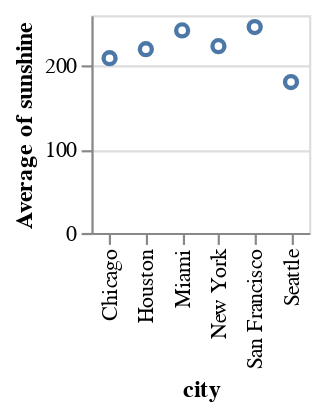

The notebook cell this image was saved under:
### Code cell
t = alt.Chart(movies).mark_point().encode(
    alt.Y('average(sunshine)'),
    alt.X('city'),
    #alt.Row('City')
)
t = t.configure_legend(
    strokeColor='gray',
    fillColor='#EEEEEE',
    padding=10,
    cornerRadius=10,
    orient='bottom'
).properties(width = 100, height = 100)
t

### Figure 1 — Vega-Lite specification as saved in the notebook (floating-point values rounded to 4 significant figures)
{"config": {"view": {"continuousWidth": 300, "continuousHeight": 300}, "legend": {"cornerRadius": 10, "fillColor": "#EEEEEE", "orient": "bottom", "padding": 10, "strokeColor": "gray"}}, "data": {"name": "data-21741ab144ba806e9f4f20e6086ed71a"}, "mark": {"type": "point"}, "encoding": {"x": {"field": "city", "type": "nominal"}, "y": {"aggregate": "average", "field": "sunshine", "type": "quantitative"}}, "height": 100, "width": 100, "$schema": "https://vega.github.io/schema/vega-lite/v5.17.0.json", "datasets": {"data-21741ab144ba806e9f4f20e6086ed71a": [{"city": "Chicago", "lon": -87.62, "lat": 41.88, "month": "Jan", "monthnum": 0, "sunshine": 135}, {"city": "Chicago", "lon": -87.62, "lat": 41.88, "month": "Feb", "monthnum": 1, "sunshine": 136}, {"city": "Chicago", "lon": -87.62, "lat": 41.88, "month": "Mar", "monthnum": 2, "sunshine": 187}, {"city": "Chicago", "lon": -87.62, "lat": 41.88, "month": "Apr", "monthnum": 3, "sunshine": 215}, {"city": "Chicago", "lon": -87.62, "lat": 41.88, "month": "May", "monthnum": 4, "sunshine": 281}, {"city": "Chicago", "lon": -87.62, "lat": 41.88, "month": "Jun", "monthnum": 5, "sunshine": 311}, {"city": "Chicago", "lon": -87.62, "lat": 41.88, "month": "Jul", "monthnum": 6, "sunshine": 318}, {"city": "Chicago", "lon": -87.62, "lat": 41.88, "month": "Aug", "monthnum": 7, "sunshine": 283}, {"city": "Chicago", "lon": -87.62, "lat": 41.88, "month": "Sep", "monthnum": 8, "sunshine": 226}, {"city": "Chicago", "lon": -87.62, "lat": 41.88, "month": "Oct", "monthnum": 9, "sunshine": 193}, {"city": "Chicago", "lon": -87.62, "lat": 41.88, "month": "Nov", "monthnum": 10, "sunshine": 113}, {"city": "Chicago", "lon": -87.62, "lat": 41.88, "month": "Dec", "monthnum": 11, "sunshine": 106}, {"city": "Houston", "lon": -95.36, "lat": 29.75, "month": "Jan", "monthnum": 0, "sunshine": 144}, {"city": "Houston", "lon": -95.36, "lat": 29.75, "month": "Feb", "monthnum": 1, "sunshine": 141}, {"city": "Houston", "lon": -95.36, "lat": 29.75, "month": "Mar", "monthnum": 2, "sunshine": 193}, {"city": "Houston", "lon": -95.36, "lat": 29.75, "month": "Apr", "monthnum": 3, "sunshine": 212}, {"city": "Houston", "lon": -95.36, "lat": 29.75, "month": "May", "monthnum": 4, "sunshine": 266}, {"city": "Houston", "lon": -95.36, "lat": 29.75, "month": "Jun", "monthnum": 5, "sunshine": 298}, {"city": "Houston", "lon": -95.36, "lat": 29.75, "month": "Jul", "monthnum": 6, "sunshine": 294}, {"city": "Houston", "lon": -95.36, "lat": 29.75, "month": "Aug", "monthnum": 7, "sunshine": 281}, {"city": "Houston", "lon": -95.36, "lat": 29.75, "month": "Sep", "monthnum": 8, "sunshine": 238}, {"city": "Houston", "lon": -95.36, "lat": 29.75, "month": "Oct", "monthnum": 9, "sunshine": 239}, {"city": "Houston", "lon": -95.36, "lat": 29.75, "month": "Nov", "monthnum": 10, "sunshine": 181}, {"city": "Houston", "lon": -95.36, "lat": 29.75, "month": "Dec", "monthnum": 11, "sunshine": 146}, {"city": "Miami", "lon": -80.19, "lat": 25.76, "month": "Jan", "monthnum": 0, "sunshine": 222}, {"city": "Miami", "lon": -80.19, "lat": 25.76, "month": "Feb", "monthnum": 1, "sunshine": 227}, {"city": "Miami", "lon": -80.19, "lat": 25.76, "month": "Mar", "monthnum": 2, "sunshine": 266}, {"city": "Miami", "lon": -80.19, "lat": 25.76, "month": "Apr", "monthnum": 3, "sunshine": 275}, {"city": "Miami", "lon": -80.19, "lat": 25.76, "month": "May", "monthnum": 4, "sunshine": 280}, {"city": "Miami", "lon": -80.19, "lat": 25.76, "month": "Jun", "monthnum": 5, "sunshine": 251}, {"city": "Miami", "lon": -80.19, "lat": 25.76, "month": "Jul", "monthnum": 6, "sunshine": 267}, {"city": "Miami", "lon": -80.19, "lat": 25.76, "month": "Aug", "monthnum": 7, "sunshine": 263}, {"city": "Miami", "lon": -80.19, "lat": 25.76, "month": "Sep", "monthnum": 8, "sunshine": 216}, {"city": "Miami", "lon": -80.19, "lat": 25.76, "month": "Oct", "monthnum": 9, "sunshine": 215}, {"city": "Miami", "lon": -80.19, "lat": 25.76, "month": "Nov", "monthnum": 10, "sunshine": 212}, {"city": "Miami", "lon": -80.19, "lat": 25.76, "month": "Dec", "monthnum": 11, "sunshine": 209}, {"city": "New York", "lon": -73.94, "lat": 40.73, "month": "Jan", "monthnum": 0, "sunshine": 154}, {"city": "New York", "lon": -73.94, "lat": 40.73, "month": "Feb", "monthnum": 1, "sunshine": 171}, {"city": "New York", "lon": -73.94, "lat": 40.73, "month": "Mar", "monthnum": 2, "sunshine": 213}, {"city": "New York", "lon": -73.94, "lat": 40.73, "month": "Apr", "monthnum": 3, "sunshine": 237}, {"city": "New York", "lon": -73.94, "lat": 40.73, "month": "May", "monthnum": 4, "sunshine": 268}, {"city": "New York", "lon": -73.94, "lat": 40.73, "month": "Jun", "monthnum": 5, "sunshine": 289}, {"city": "New York", "lon": -73.94, "lat": 40.73, "month": "Jul", "monthnum": 6, "sunshine": 302}, {"city": "New York", "lon": -73.94, "lat": 40.73, "month": "Aug", "monthnum": 7, "sunshine": 271}, {"city": "New York", "lon": -73.94, "lat": 40.73, "month": "Sep", "monthnum": 8, "sunshine": 235}, {"city": "New York", "lon": -73.94, "lat": 40.73, "month": "Oct", "monthnum": 9, "sunshine": 213}, {"city": "New York", "lon": -73.94, "lat": 40.73, "month": "Nov", "monthnum": 10, "sunshine": 169}, {"city": "New York", "lon": -73.94, "lat": 40.73, "month": "Dec", "monthnum": 11, "sunshine": 155}, {"city": "San Francisco", "lon": -122.4, "lat": 37.73, "month": "Jan", "monthnum": 0, "sunshine": 165}, {"city": "San Francisco", "lon": -122.4, "lat": 37.73, "month": "Feb", "monthnum": 1, "sunshine": 182}, {"city": "San Francisco", "lon": -122.4, "lat": 37.73, "month": "Mar", "monthnum": 2, "sunshine": 251}, {"city": "San Francisco", "lon": -122.4, "lat": 37.73, "month": "Apr", "monthnum": 3, "sunshine": 281}, {"city": "San Francisco", "lon": -122.4, "lat": 37.73, "month": "May", "monthnum": 4, "sunshine": 314}, {"city": "San Francisco", "lon": -122.4, "lat": 37.73, "month": "Jun", "monthnum": 5, "sunshine": 330}, {"city": "San Francisco", "lon": -122.4, "lat": 37.73, "month": "Jul", "monthnum": 6, "sunshine": 300}, {"city": "San Francisco", "lon": -122.4, "lat": 37.73, "month": "Aug", "monthnum": 7, "sunshine": 272}, {"city": "San Francisco", "lon": -122.4, "lat": 37.73, "month": "Sep", "monthnum": 8, "sunshine": 267}, {"city": "San Francisco", "lon": -122.4, "lat": 37.73, "month": "Oct", "monthnum": 9, "sunshine": 243}, {"city": "San Francisco", "lon": -122.4, "lat": 37.73, "month": "Nov", "monthnum": 10, "sunshine": 189}, {"city": "San Francisco", "lon": -122.4, "lat": 37.73, "month": "Dec", "monthnum": 11, "sunshine": 156}, {"city": "Seattle", "lon": -122.3, "lat": 47.61, "month": "Jan", "monthnum": 0, "sunshine": 69}, {"city": "Seattle", "lon": -122.3, "lat": 47.61, "month": "Feb", "monthnum": 1, "sunshine": 108}, {"city": "Seattle", "lon": -122.3, "lat": 47.61, "month": "Mar", "monthnum": 2, "sunshine": 178}, {"city": "Seattle", "lon": -122.3, "lat": 47.61, "month": "Apr", "monthnum": 3, "sunshine": 207}, {"city": "Seattle", "lon": -122.3, "lat": 47.61, "month": "May", "monthnum": 4, "sunshine": 253}, {"city": "Seattle", "lon": -122.3, "lat": 47.61, "month": "Jun", "monthnum": 5, "sunshine": 268}, {"city": "Seattle", "lon": -122.3, "lat": 47.61, "month": "Jul", "monthnum": 6, "sunshine": 312}, {"city": "Seattle", "lon": -122.3, "lat": 47.61, "month": "Aug", "monthnum": 7, "sunshine": 281}, {"city": "Seattle", "lon": -122.3, "lat": 47.61, "month": "Sep", "monthnum": 8, "sunshine": 221}, {"city": "Seattle", "lon": -122.3, "lat": 47.61, "month": "Oct", "monthnum": 9, "sunshine": 142}, {"city": "Seattle", "lon": -122.3, "lat": 47.61, "month": "Nov", "monthnum": 10, "sunshine": 72}, {"city": "Seattle", "lon": -122.3, "lat": 47.61, "month": "Dec", "monthnum": 11, "sunshine": 52}]}}
